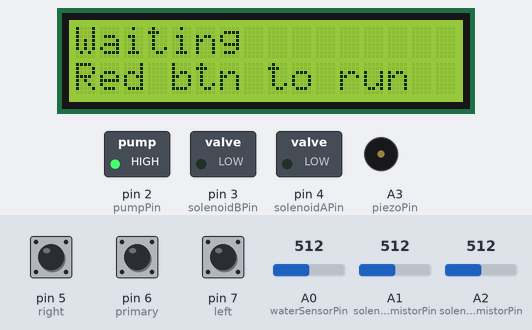
A sketch run on a simulated Arduino Uno, built with avr-gcc and run on an emulated ATmega328P. Shown: 16×2 character LCD, switched loads named in the sketch (green lamp = pin HIGH), buzzer (waves = sounding, pin HIGH). The test bench sets the inputs (shaded band); at power-on: pin 6 (primary) HIGH, pin 5 (right) HIGH, A0 (waterSensorPin) = 512, pin 7 (left) HIGH, A1 (solenoidAThermistorPin) = 512, A2 (solenoidBThermistorPin) = 512.

Above: at 1.2 s.
1.3 s: pin 6 (primary) pulled LOW for 0.15 s
At 2.1 s:
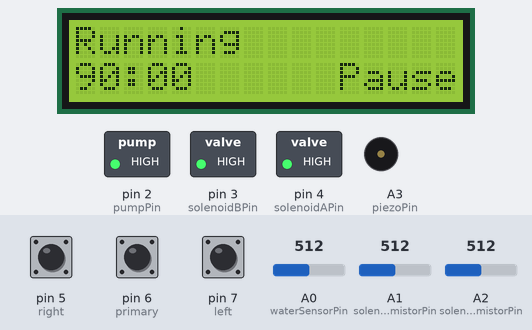
4.4 s: pin 5 (right) pulled LOW for 0.15 s
At 5.0 s:
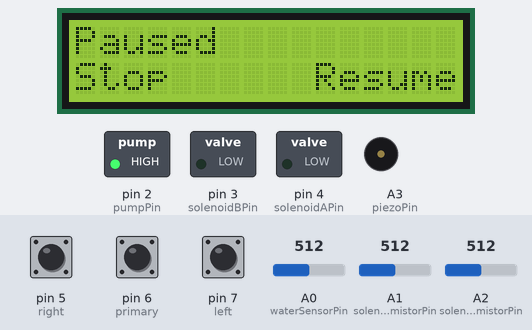
6.0 s: A0 (waterSensorPin) set to 741
7.5 s: A0 (waterSensorPin) set to 767
At 8.0 s:
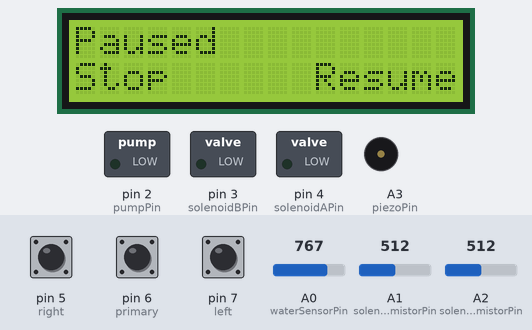
9.0 s: pin 5 (right) pulled LOW for 1 s
At 9.7 s:
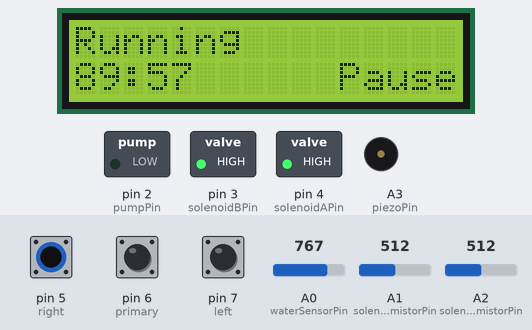
13.0 s: pin 5 (right) pulled LOW for 3.2 s
At 14.1 s:
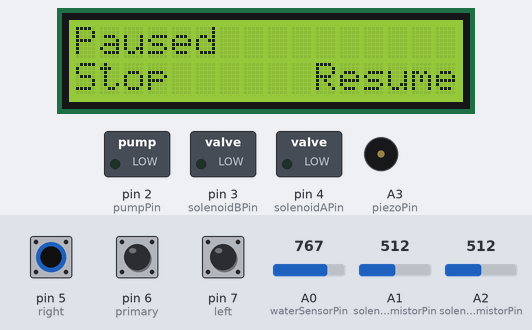
Timing chart, 0 to 16.0 s (numbered marks = the images above; inputs shaded):
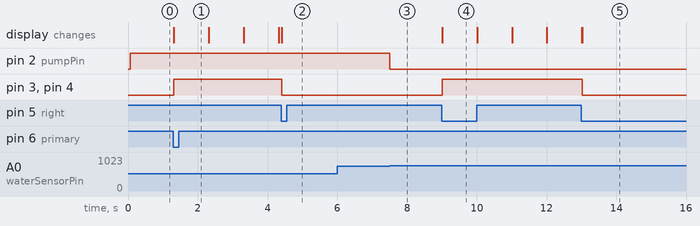

The sketch:

arduino-dishwasher.ino
```cpp
// (licence header left out)
#include <RBD_Timer.h>
#include <RBD_Button.h>
#include <elapsedMillis.h>
#include <LiquidCrystal.h>

// specify the pins the LCD is connected to
LiquidCrystal lcd(13, 12, 11, 10, 9, 8);

//configure our button pins
RBD::Button left(7);
RBD::Button primary(6);
RBD::Button right(5);

//configure pins for solenoids and pump
const int solenoidAPin = 4, solenoidBPin = 3, pumpPin = 2;
boolean coldOn = false, hotOn = false;

boolean running = false; //stopped/waiting
boolean paused = false;

//washing cycles
String defaultInstructions = "Red btn to run";
String message = "Waiting", option1 = defaultInstructions, option2 = "";
const int totalSeconds = 60*90; //seconds in a cycle
int secondsLeft = 0; //seconds left in current cycle
elapsedMillis mil; //automatically counts milliseconds

//pump and water sensor
const int minPumpTimeOn = 3000;
elapsedMillis pumpTimeOn;
boolean pumpOn = false;
const int waterSensorPin = A0, waterSensorThreshold = 750;

//thermistors
const int solenoidAThermistorPin = A1, solenoidBThermistorPin = A2;
//on a scale 0-100, which solenoid appears to be which?
//if number is less than 50, assume solenoidA is cold, B is hot
//otherwise assume the opposite
//this keeps a wildly-off reading from switching the solenoids
byte tempScale = 49;

//piezo beeper
const int piezoPin = A3, piezoHz = 500, piezoBeeps = 10, piezoBeepLength = 500, piezoPauseLength = 250;
boolean piezoBeeping = false, piezoPaused = false;
int piezoBeepsSoFar = 0;
elapsedMillis piezoTimer;

void setup() {
  //set the LCD's dimensions
  lcd.begin(16, 2);
  updateLCD();

  //set up solenoid, piezo, and pump pins as outputs
  pinMode(solenoidAPin, OUTPUT);
  pinMode(solenoidBPin, OUTPUT);
  pinMode(pumpPin, OUTPUT);
  pinMode(piezoPin, OUTPUT);

  //set up input pins
  pinMode(waterSensorPin, INPUT_PULLUP);
  pinMode(solenoidAThermistorPin, INPUT_PULLUP);
  pinMode(solenoidBThermistorPin, INPUT_PULLUP);

  Serial.begin(9600);
}

void loop() {
  if(left.onPressed()) {
    //if paused, the left button means stop
    if(paused) {
      resetState();
    }
    updateLCD();
  }
  if(primary.onPressed()){
    //if stopped/waiting, start cycle
    if(!running && !paused){
      secondsLeft = totalSeconds;
      message = "Running";
      option1 = "";
      option2 = "Pause";
      running = true;
      coldOn = true;
      hotOn = true;
      mil = 0;
    }
    updateLCD();
  }
  if(right.onPressed()){
    //when running, the right button pauses
    if(running && !paused){
      message = "Paused";
      paused = true;
      option1 = "Stop";
      option2 = "Resume";
    }
    //when paused, the right button resumes
    else if(paused){
      paused = false;
      option1 = "";
      option2 = "Pause";
      message = "Running";
      mil = 0;
    }
    updateLCD();
  }

  if(running && !paused){
    //handle countdown
    if(mil >= 1000){
      mil -= 1000;
      secondsLeft--;
      updateLCD();
    }

    //handle termination of cycle (i.e., when it finishes naturally)
    if(secondsLeft == 0){
      resetState();
      option1 = "Finished";
      updateLCD();
      piezoBeeping = true;
      piezoTimer = 0;
    }
  }

  //handle thermistors
  int a = analogRead(solenoidAThermistorPin), b = analogRead(solenoidBThermistorPin);
  //readings go lower when temperature increases
  //if a is cold and b is hot
  if(a > b) tempScale--;
  else tempScale++;
  tempScale = constrain(tempScale, 0, 100);

  //handle solenoids
  boolean aOn, bOn;
  if(tempScale < 50){
    aOn = coldOn, bOn = hotOn;
  }
  else {
    aOn = hotOn, bOn = coldOn;
  }
  if(!running || paused) {
    aOn = false, bOn = false;
  }
  solenoidA(aOn);
  solenoidB(bOn);

  //handle water sensor and pump
  //if the water sensor pin has been pulled low by current in the water
  if(analogRead(waterSensorPin) < waterSensorThreshold){
    if(!pumpOn){
      pumpOn = true;
      pumpTimeOn = 0;
      pump(HIGH);
    }
  }
  else if(pumpOn && pumpTimeOn >= minPumpTimeOn){
    pumpOn = false;
    pump(LOW);
  }

  //handle the piezo
  if(piezoBeeping){
    //start by checking if we're at the end or beginning of a beep
    if(!piezoPaused && piezoTimer >= piezoBeepLength || piezoPaused && piezoTimer >= piezoPauseLength) {
      if(!piezoPaused) piezoBeepsSoFar++;
      piezoPaused = !piezoPaused;
      piezoTimer = 0;
    }

    if(piezoBeepsSoFar >= piezoBeeps) {
      piezoBeeping = false;
      piezoBeepsSoFar = 0;
      noTone(piezoPin);
    }
    else if(piezoPaused){
      noTone(piezoPin);
    }
    //in a beep
    else {
      tone(piezoPin, piezoHz);
    }
  }

  delay(1);
}

//reset state to default (as when a cycle finishes, or is stopped by the user)
void resetState(){
  secondsLeft = 0;
  running = false;
  paused = false;
  message = "Waiting";
  option1 = defaultInstructions;
  option2 = "";
}

//the message (to be displayed on the top row)
//the number of seconds left in the cycle (0 if stopped)
//option1 is an option to be shown in the bottom left, option2 to be
//shown on the bottom right (only if applicable)
void updateLCD(){
  lcd.clear();
  lcd.print(message);
  //go to line 2
  lcd.setCursor(0, 1);

  //show the time left if applicable
  if(running && !paused){
    lcd.setCursor(0, 1);
    //minutes
    lcd.print(secondsLeft / 60);
    lcd.print(":");
    //print the number of seconds
    //the % sign is used to divide and find the remainder
    byte seconds = secondsLeft % 60;
    if(seconds < 10) lcd.print("0"); // add a padding zero
    lcd.print(secondsLeft % 60);
  }
  //if no count down to show
  else {
    lcd.print(option1);
  }

  //move the cursor so option2 can be right-aligned
  lcd.setCursor(16-option2.length(), 1);
  lcd.print(option2);
}

// functions below turn the solenoids, piezo, and pump on and off

void solenoidA(uint8_t state){
  digitalWrite(solenoidAPin, state);
}

void solenoidB(uint8_t state){
  digitalWrite(solenoidBPin, state);
}

void pump(uint8_t state){
  digitalWrite(pumpPin, state);
}

void piezo(uint8_t state) {
  digitalWrite(piezoPin, state);
}
```

Measured:
- the behaviour switches between 749 and 750 on A0 (waterSensorPin) (found by bisection; images 2 and 3)
- after the input at 1.3 s, pin 3 (solenoidBPin), pin 4 (solenoidAPin): LOW → HIGH at once; the display: changes at once (image 1)
- after the input at 4.4 s, pin 3 (solenoidBPin), pin 4 (solenoidAPin): HIGH → LOW at once; the display: changes at once (image 2)
- after the input at 6.0 s, every drawn part: stays the same
- after the input at 7.5 s, pin 2 (pumpPin): HIGH → LOW at once
- after the input at 9.0 s, pin 3 (solenoidBPin), pin 4 (solenoidAPin): LOW → HIGH at once; the display: changes at once (image 4)
- after the input at 13.0 s, pin 3 (solenoidBPin), pin 4 (solenoidAPin): HIGH → LOW at once; the display: first differs from a run without the input at once (image 5)
